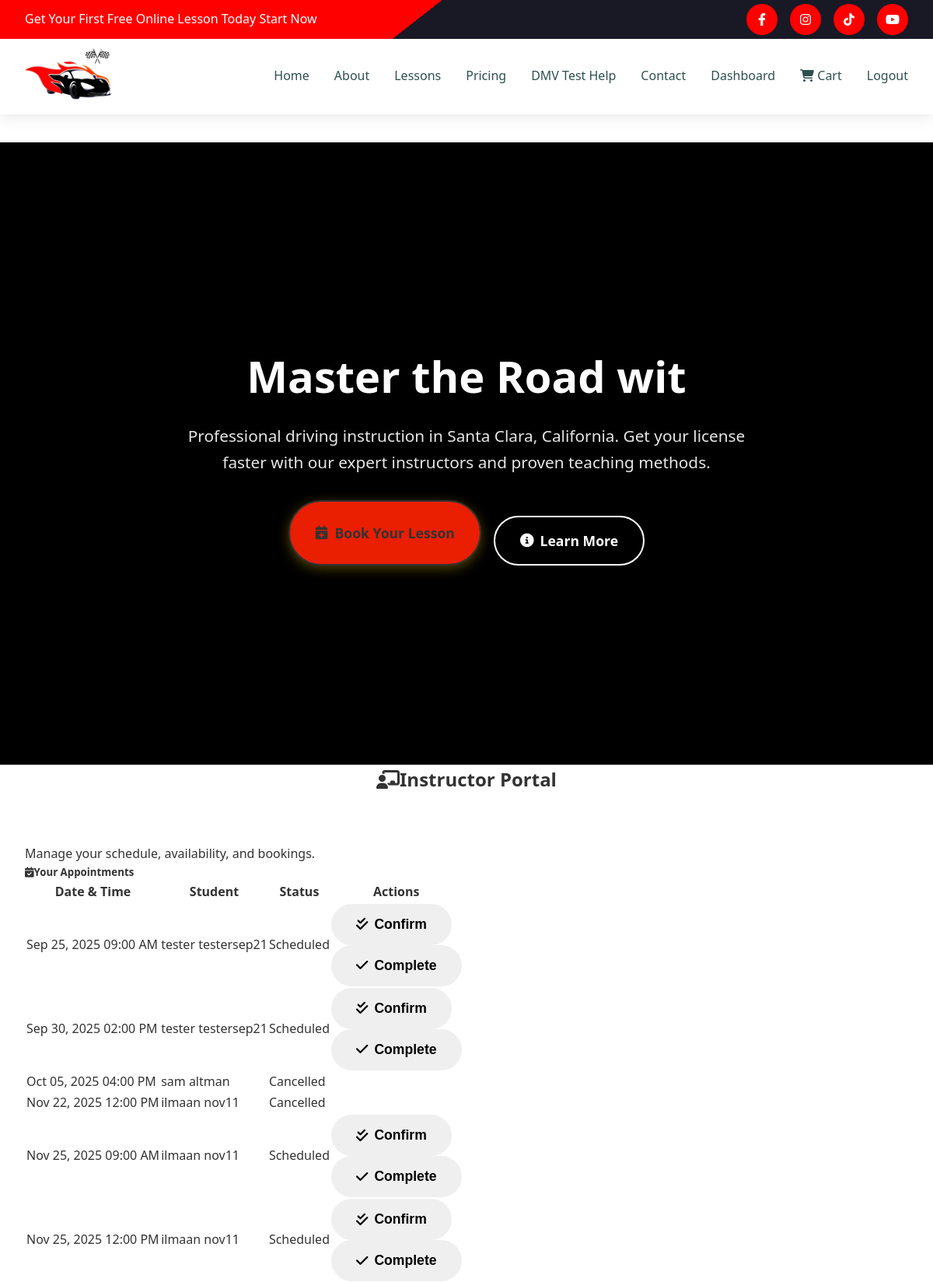
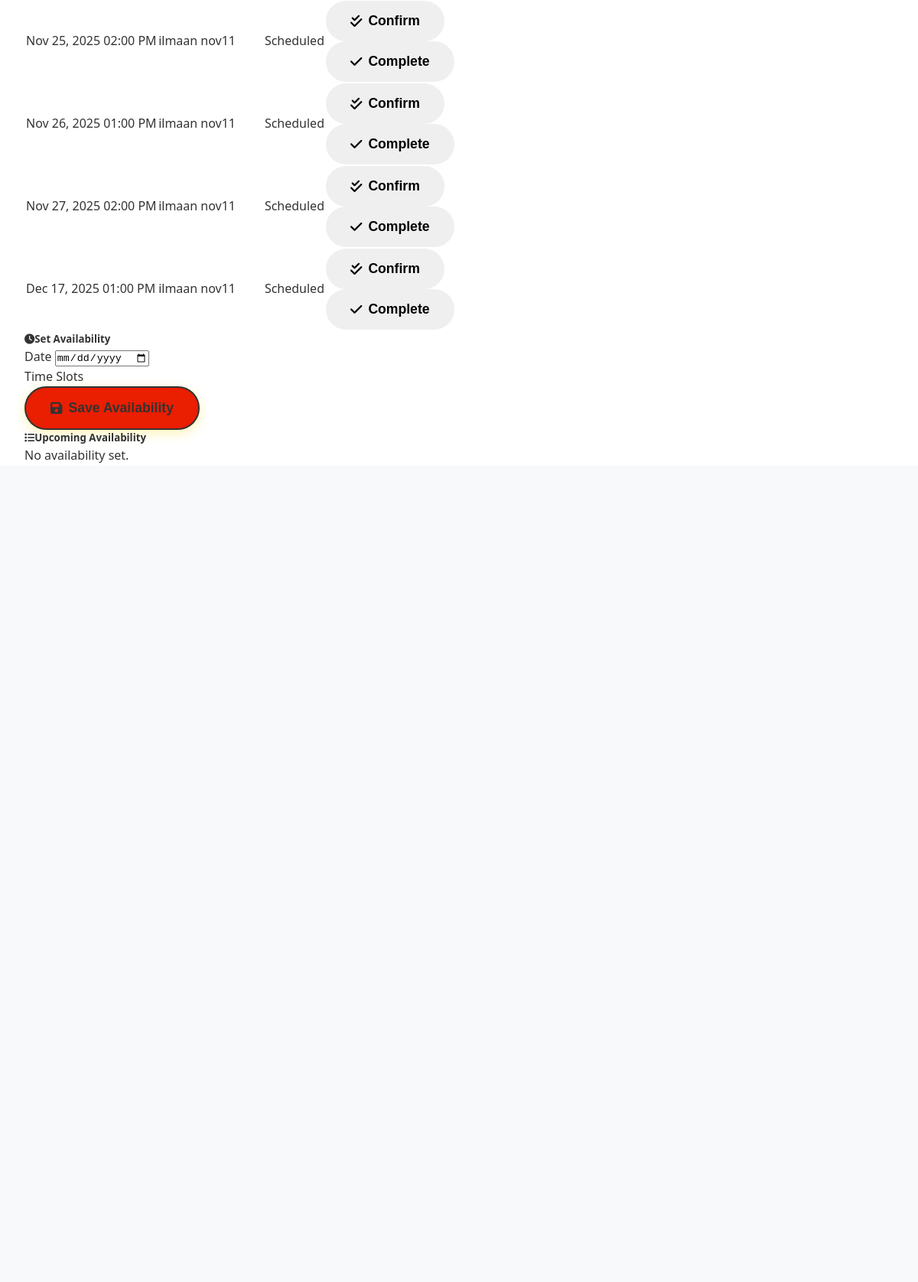
The page /instructor/ (signed in, upper part) on the database its author committed (2 pictures, top to bottom).
### drivingschool/models.py (models this page shows, shortened)
class Appointment(models.Model):
    STATUS_CHOICES = [
        ('Scheduled', 'Scheduled'),
        ('Completed', 'Completed'),
        ('Cancelled', 'Cancelled'),
        ('No-show', 'No-show'),
    ]
    LESSON_TYPE_CHOICES = [
        ('beginner', 'Beginner Lesson'),
        ('intermediate', 'Intermediate Lesson'),
        ('advanced', 'Advanced Lesson'),
        ('test_prep', 'Test Preparation'),
    ]
    student = models.ForeignKey(Student, on_delete=models.CASCADE)
    instructor = models.ForeignKey(Instructor, on_delete=models.CASCADE)
    plan = models.ForeignKey(LessonPlan, on_delete=models.SET_NULL, null=True, blank=True)
    scheduled_time = models.DateTimeField()
    status = models.CharField(max_length=20, choices=STATUS_CHOICES, default='Scheduled')
    lesson_type = models.CharField(max_length=20, choices=LESSON_TYPE_CHOICES, default='beginner')
    special_requirements = models.TextField(blank=True)
    credits_used = models.IntegerField(default=1)
    notes = models.TextField(blank=True)
    duration_minutes = models.IntegerField(default=60)

class Student(models.Model):
    user = models.OneToOneField(User, on_delete=models.CASCADE)
    phone = models.CharField(max_length=15, blank=True)
    street_address = models.CharField(max_length=255, blank=True)
    city = models.CharField(max_length=100, blank=True)
    state = models.CharField(max_length=50, blank=True)
    zip_code = models.CharField(max_length=10, blank=True)
    permit_no = models.CharField(max_length=50, blank=True)
    license_status = models.CharField(max_length=50, default="Learner's Permit")
    total_credits = models.IntegerField(default=0)
    available_credits = models.IntegerField(default=0)
    documents = models.FileField(upload_to='students/docs/', null=True, blank=True)
    created_at = models.DateTimeField(auto_now_add=True)

### drivingschool/views.py (the view)
# urls.py: path('instructor/', views.instructor_portal, name='instructor_portal'),
@login_required
@user_passes_test(is_instructor)
def instructor_portal(request):
    instructor = request.user.instructor
    appointments = Appointment.objects.filter(instructor=instructor).order_by('scheduled_time')
    return render(request, 'instructor-portal.html', {
        'instructor': instructor,
        'appointments': appointments
    })

### drivingschool/views.py (called while the page is built)
def is_instructor(user):
    return hasattr(user, 'instructor')

### templates/instructor-portal.html (shortened to what this page needs)
{% extends 'base.html' %}
{% load static %}
{% block content %}
<section class="dashboard-section py-5">
  <div class="container">
    <div class="row mb-4">
      <div class="col-12">
        <h2 class="section-title"><i class="fas fa-chalkboard-teacher me-2"></i>Instructor Portal</h2>
        <p class="text-muted">Manage your schedule, availability, and bookings.</p>
      </div>
    </div>
    <div class="row">
      <div class="col-lg-7">
        <div class="dashboard-card p-3 mb-4">
          <h5 class="mb-3"><i class="fas fa-calendar-check me-2"></i>Your Appointments</h5>
          {% if appointments %}
          <div class="table-responsive">
            <table class="table modern-table mb-0">
              <thead>
                <tr>
                  <th>Date & Time</th>
                  <th>Student</th>
                  <th>Status</th>
                  <th>Actions</th>
                </tr>
              </thead>
              <tbody>
                {% for appt in appointments %}
                <tr>
                  <td>{{ appt.scheduled_time|date:'M d, Y h:i A' }}</td>
                  <td>{{ appt.student.user.get_full_name }}</td>
                  <td>
                    <span class="status-badge bg-{% if appt.status == 'Completed' %}success{% elif appt.status == 'Confirmed' %}info{% elif appt.status == 'Scheduled' %}primary{% elif appt.status == 'Cancelled' %}danger{% else %}secondary{% endif %}">
                      {{ appt.status }}
                    </span>
                  </td>
                  <td>
                    {% if appt.status == 'Scheduled' %}
                      <form method="post" action="{% url 'confirm_appointment' appt.id %}" class="d-inline">
                        <button type="submit" class="btn btn-sm btn-outline-info me-2">
                          <i class="fas fa-check-double me-1"></i>Confirm
                        </button>
                      </form>
                    {% endif %}
                    {% if appt.status == 'Scheduled' or appt.status == 'Confirmed' %}
                      <form method="post" action="{% url 'mark_complete' appt.id %}" class="d-inline">
                        <button type="submit" class="btn btn-sm btn-outline-success">
                          <i class="fas fa-check me-1"></i>Complete
                        </button>
                      </form>
                    {% endif %}
                  </td>
                </tr>
                {% endfor %}
              </tbody>
            </table>
          </div>
          {% else %}
            <p class="text-muted">No appointments yet.</p>
          {% endif %}
        </div>
      </div>
      <div class="col-lg-5">
        <div class="dashboard-card p-3 mb-4">
          <h5 class="mb-3"><i class="fas fa-clock me-2"></i>Set Availability</h5>
          <form method="post" action="{% url 'set_availability' %}">
            <div class="mb-3">
              <label class="form-label" for="availability_date">Date</label>
              <input type="date" class="form-control" id="availability_date" name="date" required>
            </div>
            <div class="mb-3">
              <label class="form-label">Time Slots</label>
            </div>
            <button type="submit" class="btn btn-primary">
              <i class="fas fa-save me-2"></i>Save Availability
            </button>
          </form>
        </div>
        <div class="dashboard-card p-3">
          <h5 class="mb-3"><i class="fas fa-list me-2"></i>Upcoming Availability</h5>
          {% if availabilities %}
          <ul class="list-group">
            {% for a in availabilities %}
            <li class="list-group-item d-flex justify-content-between align-items-center">
              <span>{{ a.date|date:'M d, Y' }}</span>
              <span class="text-muted">{{ a.available_slots }}</span>
            </li>
            {% endfor %}
          </ul>
          {% else %}
            <p class="text-muted">No availability set.</p>
          {% endif %}
        </div>
      </div>
    </div>
  </div>
</section>
{% endblock %}

### static/css/style1.css (style rules this page uses)
* { margin: 0; padding: 0; box-sizing: border-box; }
body { font-family: 'Segoe UI', Tahoma, Geneva, Verdana, sans-serif; line-height: 1.6; color: #333; overflow-x: hidden; }
.btn { padding: 1rem 2rem; border: none; border-radius: 50px; font-size: 1.1rem; font-weight: 600; text-decoration: none; cursor: pointer; transition: all 0.3s ease; display: inline-flex; align-items: center; gap: 0.5rem; }
.btn-primary { background: linear-gradient(45deg, #ffd700, #ffed4e); background:#EA1E00; color: #333; box-shadow: 0 4px 15px rgba(255, 215, 0, 0.3); border: 2px solid; }
.container { max-width: 1200px; margin: 0 auto; padding: 0 2rem; }
.section-title { text-align: center; margin-bottom: 4rem; }

### rows shown on the page
Appointment: scheduled_time "Sep 25, 2025 09:00 AM", student.user.get_full_name "tester testersep21", status "Scheduled", shows "Confirm", shows "Complete"
Appointment: scheduled_time "Sep 30, 2025 02:00 PM", student.user.get_full_name "tester testersep21", status "Scheduled", shows "Confirm", shows "Complete"
Appointment: scheduled_time "Oct 05, 2025 04:00 PM", student.user.get_full_name "sam altman", status "Cancelled"
Appointment: scheduled_time "Nov 22, 2025 12:00 PM", student.user.get_full_name "ilmaan nov11", status "Cancelled"
Appointment: scheduled_time "Nov 25, 2025 09:00 AM", student.user.get_full_name "ilmaan nov11", status "Scheduled", shows "Confirm", shows "Complete"
Appointment: scheduled_time "Nov 25, 2025 12:00 PM", student.user.get_full_name "ilmaan nov11", status "Scheduled", shows "Confirm", shows "Complete"
Appointment: scheduled_time "Nov 25, 2025 02:00 PM", student.user.get_full_name "ilmaan nov11", status "Scheduled", shows "Confirm", shows "Complete"
Appointment: scheduled_time "Nov 26, 2025 01:00 PM", student.user.get_full_name "ilmaan nov11", status "Scheduled", shows "Confirm", shows "Complete"
Appointment: scheduled_time "Nov 27, 2025 02:00 PM", student.user.get_full_name "ilmaan nov11", status "Scheduled", shows "Confirm", shows "Complete"
Appointment: scheduled_time "Dec 17, 2025 01:00 PM", student.user.get_full_name "ilmaan nov11", status "Scheduled", shows "Confirm", shows "Complete"
